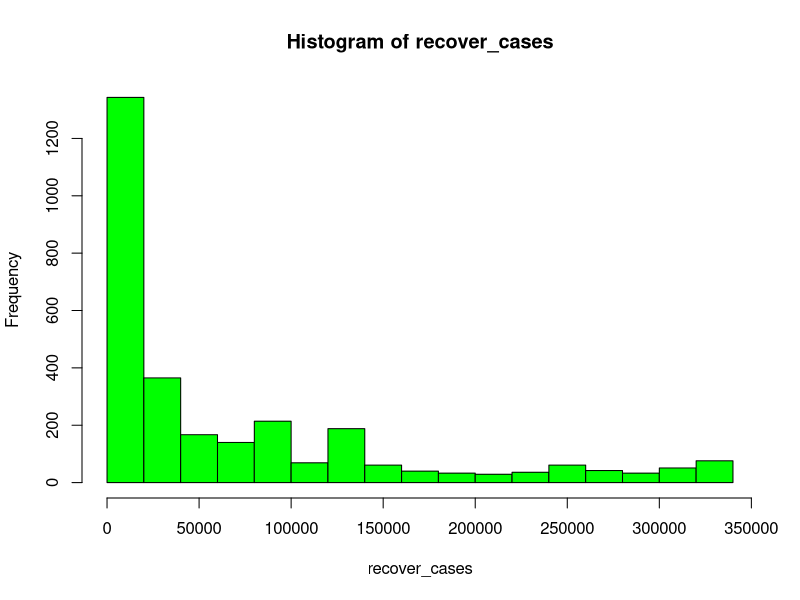

Source code (R):
cases =  read.csv("data.csv",header = TRUE,sep = ",",
                  colClasses = c("NULL","NULL","NULL","NULL"
                                 ,"NULL","NULL","NULL","numeric",
                                 "NULL","NULL","NULL","NULL"))
recover_cases = c(0)
for (a in cases[1])
{
  recover_cases =  append(recover_cases,a)
}

options(scipen=10000)

jpeg(file="D:/web/Prob Project/public/images/recoveredCasesHistogram.jpeg",
    width=600, height=350)
hist(recover_cases, col="green")
dev.off()